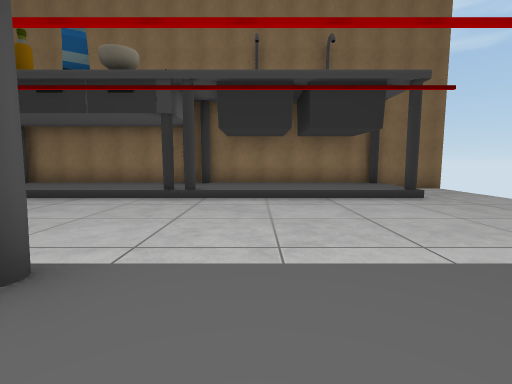
[1] (above)

16 first-person views from a walk through a Unity game level. The camera is 1.4 m above the floor, tilts 6° down and sees 85° across. The floor is counted in squares, 2 m on a side. Each view is taken from the middle of a square. On the plan, view 1 faces up. The plan holds only what a view shows up to about 9 squares ahead; the rest is blank. The place goes on beyond the plan. The player is left out.

[2]
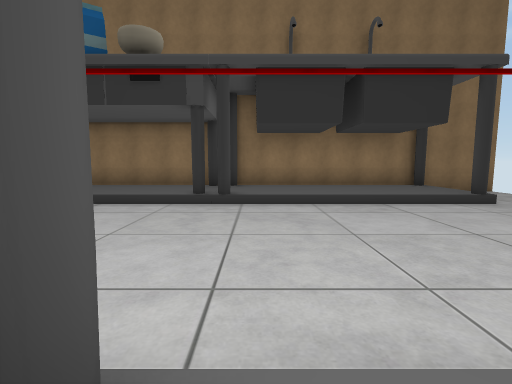

[3]
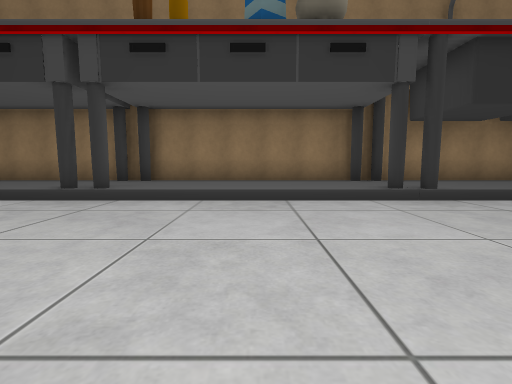

[4]
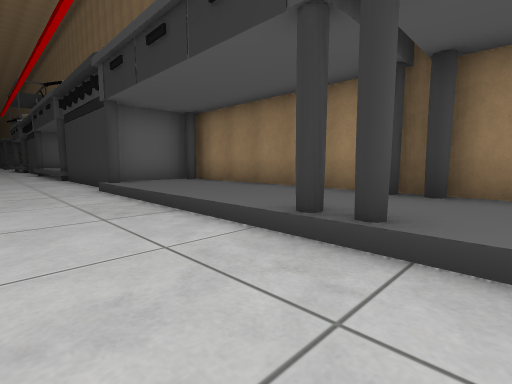

[5]
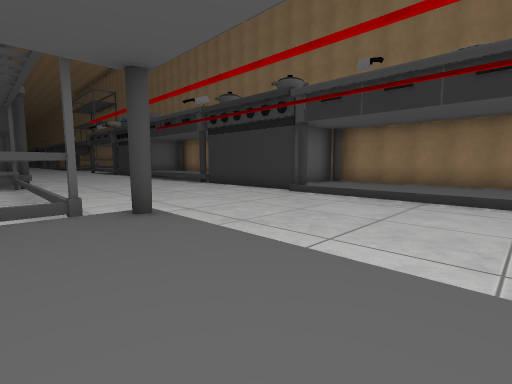

[6]
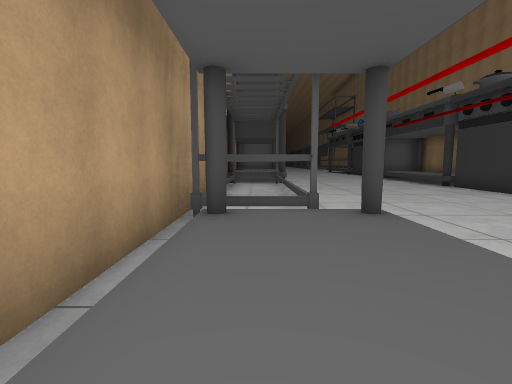

[7]
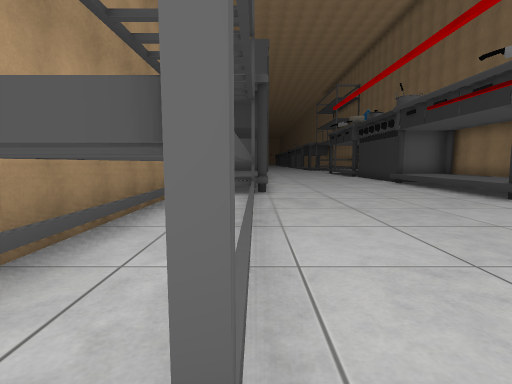

[8]
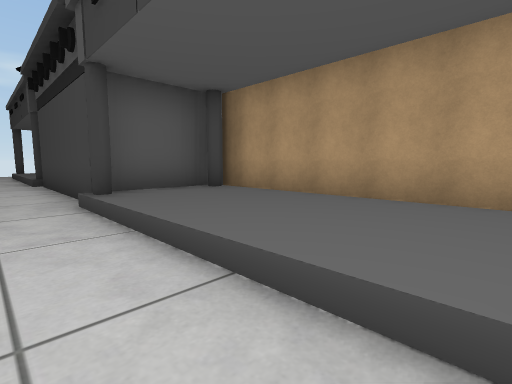

[9]
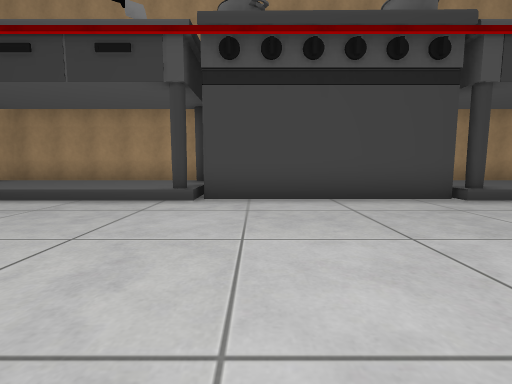

[10]
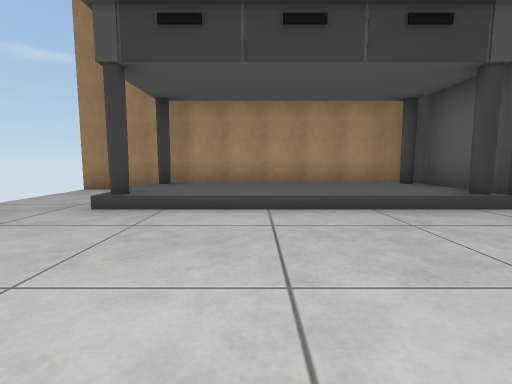

[11]
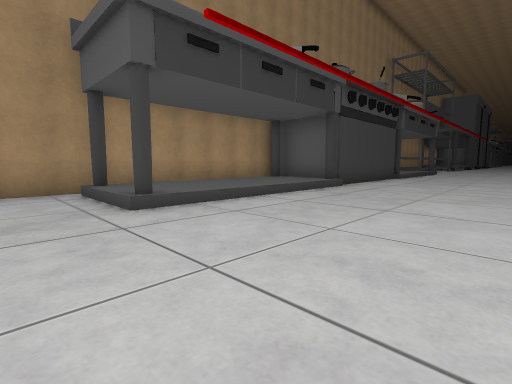

[12]
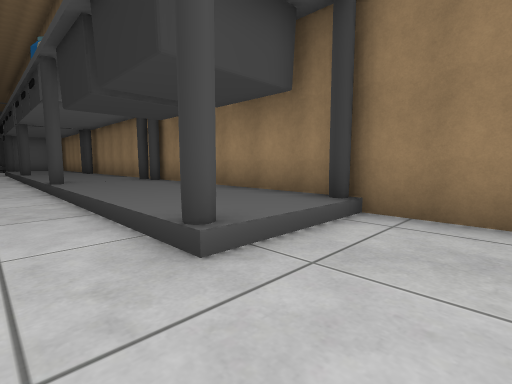

[13]
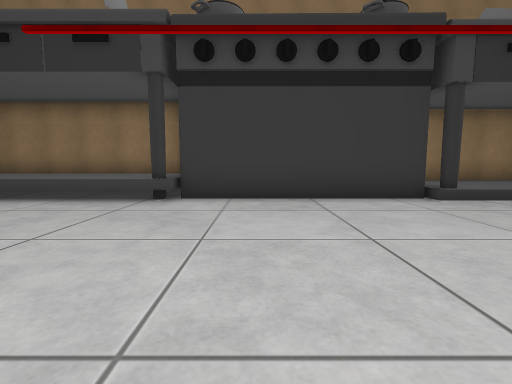

[14]
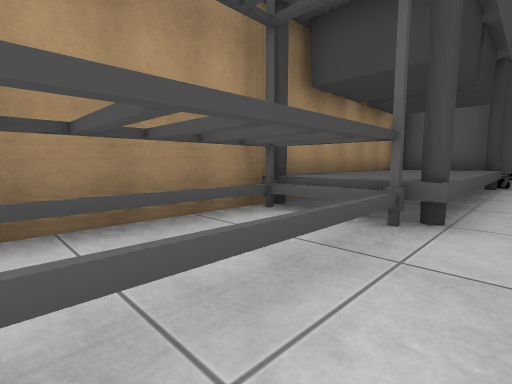

[15]
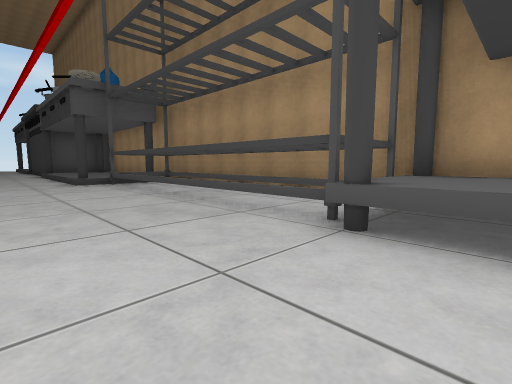

[16]
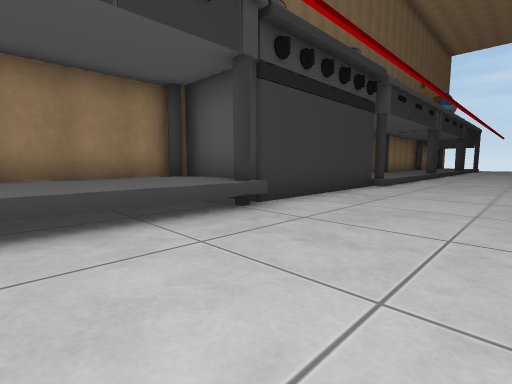

### Floor plan
Key: @ floor where view 1 was taken; # wall or solid block; . main floor; : floor 0.5 m higher than the main floor; / step, stairs or slope; = window, fence, low wall or low ledge; ^ raised ledge.
Columns run from 23 left of view 1 to 7 right of it. Each row starts with its distance up from view 1.
 10 #####   #######################
  9 ^^^^#   #:::::::::::::::::::..
  8 ^^^######:::::::::::::::::::..
  7 .........#/////#/////#/////#..
  6 ..............................
  5 ..............................
  4 ..............................
  3 ..............................
  2 ..........#/////#....//////#..
  1 ^^#=======/:::::/#####::::::..
  0 ^^#......#/:::::/#   #:@::::..
 -1 ^^#########/////##   #//////..#
 -2           #######    ##########

Positions as (right, up) in squares from view 1, and headings:
1: (0, 0), facing up
2: (-1, 1), facing up
3: (-5, 2), facing up
4: (-7, 5), facing up-left
5: (-9, 0), facing up-left
6: (-9, 0), facing left
7: (-13, 1), facing left
8: (-12, 3), facing down-right
9: (-3, 7), facing down
10: (2, 6), facing down
11: (6, 6), facing down-left
12: (6, 6), facing up-left
13: (-18, 2), facing up
14: (-18, 2), facing down-left
15: (-23, 4), facing down-right
16: (-23, 4), facing up-right
